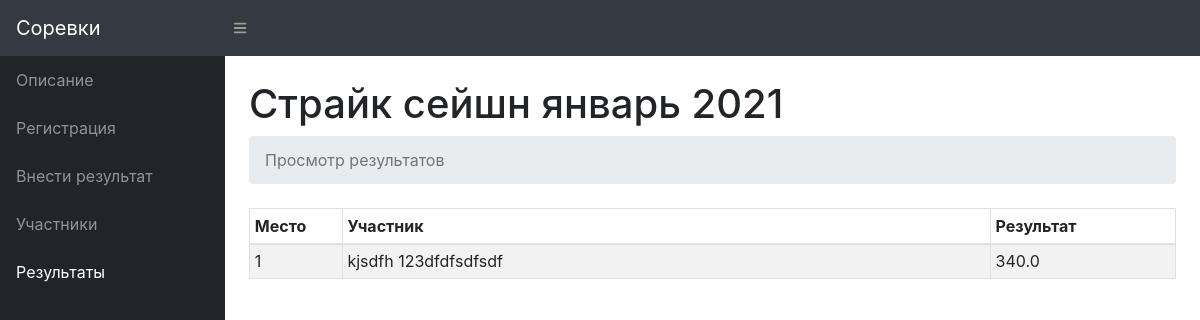
/e/1/results/, run on an earlier commit of the app's database.
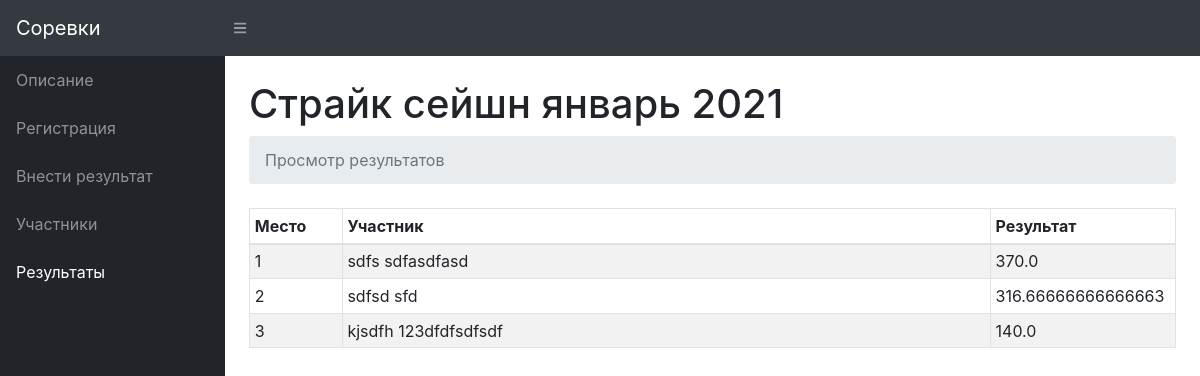
And on a later commit of the database.
### events/models.py (models this page shows, shortened)
class Participant(models.Model):
    first_name = models.CharField(max_length=32)
    last_name = models.CharField(max_length=32)
    birth_year = models.IntegerField(null=True)
    city = models.CharField(null=True, max_length=32)
    team = models.CharField(null=True, max_length=32)
    GRADE_BR = 'BR'
    GRADE_3YOUTH = '3Y'
    GRADE_2YOUTH = '2Y'
    GRADE_1YOUTH = '1Y'
    GRADE_3 = '3C'
    GRADE_2 = '2C'
    GRADE_1 = '1C'
    GRADE_KMS = 'KMS'
    GRADE_MS = 'MS'
    GRADE_MSMK = 'MSMK'
    GRADES = [
        (GRADE_BR, 'б/р'),
        (GRADE_3YOUTH, '3 ю.р.'),
        (GRADE_2YOUTH, '2 ю.р.'),
        (GRADE_1YOUTH, '1 ю.р.'),
        (GRADE_3, '3 сп.р.'),
        (GRADE_2, '2 сп.р.'),
        (GRADE_1, '1 сп.р.'),
        (GRADE_KMS, 'КМС'),
        (GRADE_MS, 'МС'),
        (GRADE_MSMK, 'МСМК'),
    ]
    grade = models.CharField(max_length=4, choices=GRADES, default=GRADE_BR)
    event = models.ForeignKey(Event, on_delete=models.CASCADE, related_name='participant')
    pin = models.PositiveSmallIntegerField(null=True)
    score = models.FloatField(default=0)
    is_entered_result = models.BooleanField(default=False)

### events/views.py (the view)
# urls.py: path('e/<int:event_id>/results/', views.EventResultsView.as_view(), name='event_results'),
class EventResultsView(views.View):
    @staticmethod
    def get(request, event_id):
        event = Event.objects.get(id=event_id)
        return render(
            request=request,
            template_name='events/event-results.html',
            context={
                'event': event,
                'participants': event.participant.order_by('-score'),
            }
        )

### events/templates/events/event-results.html
{% extends 'events/event-base.html' %}
{% block title %}
Просмотр результатов
{% endblock %}
{% block content %}
{% if event.is_published %}
  {% if event.is_results_allowed %}
    <table class="table table-bordered table-hover table-striped table-sm" id="dataTable" width="100%" cellspacing="0">
  <thead>
  <tr>
    <th style="width:10%">Место</th>
    <th style="width:70%">Участник</th>
    <th>Результат</th>
  </tr>
  </thead>
  <tbody>
  {% for participant in participants %}
  <tr>
    <td>{{ forloop.counter }}</td>
    <td>{{ participant.first_name }} {{ participant.last_name }}</td>
    <td>{{ participant.score }}</td>
  </tr>
  {% endfor %}
  </tbody>
</table>
  {% else %}
    {% include 'events/snippet-card-banner.html' with message='Просмотр результатов закрыт' %}
  {% endif %}
{% else %}
  {% include 'events/snippet-card-banner.html' with message='Событие не опубликовано' %}
{% endif %}
{% endblock %}

What changed in the data, as far as the page shows it:
added Participant: first_name "sdfs", last_name "sdfasdfasd", score "370.0"
added Participant: first_name "sdfsd", last_name "sfd", score "316.66666666666663"
changed Participant "kjsdfh": score "340.0" → "140.0"
